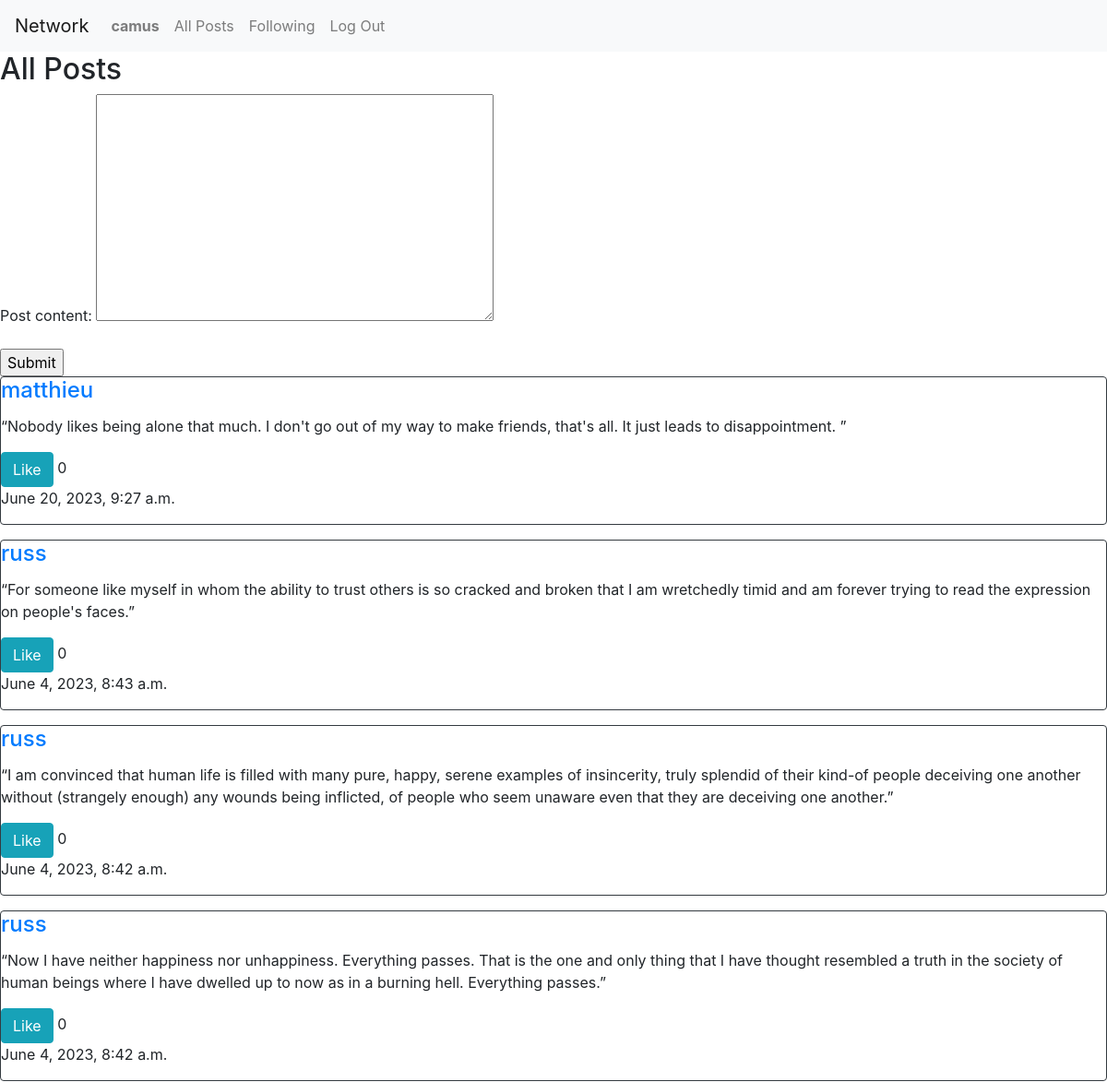
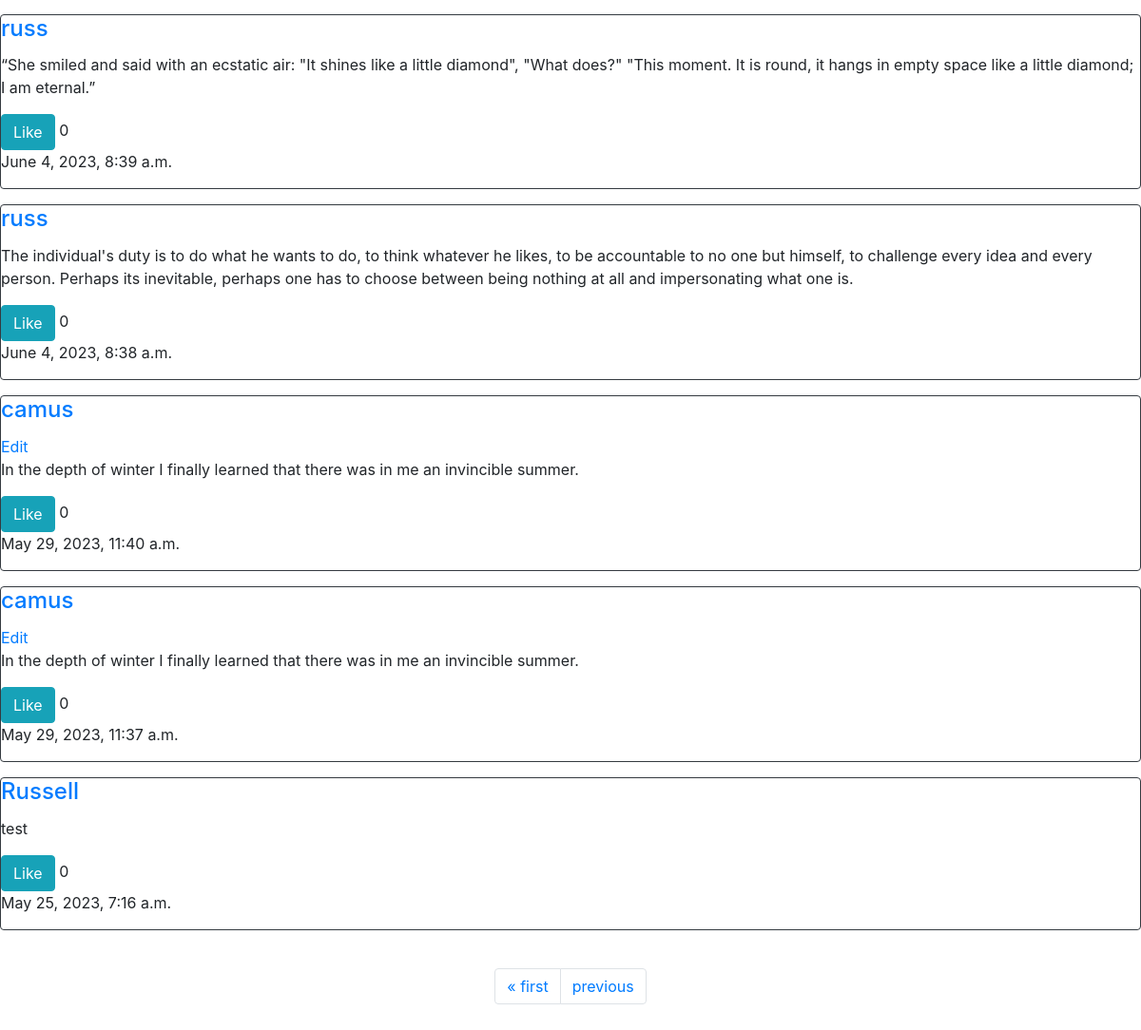
Screenshot of /?page=2 (signed in) with the database file from the repository (2 pictures, top to bottom).
### network/models.py (models this page shows, shortened)
class User(AbstractUser):
    followers = models.ManyToManyField('self', symmetrical=False, related_name='user_followers')
    following = models.ManyToManyField('self', symmetrical=False, related_name='user_following')
    likes =  models.ManyToManyField('Post', related_name='liked_users', blank=True)

class Post(models.Model):
    username = models.ForeignKey(User, on_delete=models.CASCADE)
    post_content = models.TextField()
    timestamp = models.DateTimeField(auto_now_add=True)
    likes = models.ManyToManyField(User, related_name = 'liked_posts', blank=True)

### network/views.py (the view, shortened to what this page needs)
# urls.py: path("", views.index, name="index"),
def index(request):
    naive_datetime = datetime.now()
    aware_datetime = make_aware(naive_datetime)
    if request.user.is_authenticated:
        posts = Post.objects.all().order_by('-timestamp')
        paginator = Paginator(posts, 10)
        page_number = request.GET.get("page")
        page_obj = paginator.get_page(page_number)
        if request.method == "GET":
            return render(request, "network/index.html", {
                "form" : PostForm(),
                "posts" : page_obj
            })
    else:
        return HttpResponseRedirect(reverse("login"))

### network/models.py
class PostForm(ModelForm):
    class Meta:
        model = Post
        fields = ['post_content']

### network/templates/network/index.html (shortened to what this page needs)
{% extends "network/layout.html" %}
{% load static %}
{% block body %}
    <h2>All Posts</h2>
    <form action="{% url 'index' %}" method="post" id="text-area">
        {{ form.as_p }}
        <input type="submit">
    </form>
    {% if posts %}
        {% for post in posts %}
        <div class="card border-dark mb-3" id="post{{post.id}}">
            <h4 class="card-title"><a href="{% url 'profile' username=post.username %}">{{post.username}}</h4></a>
        <form id="edit-form{{post.id}}">
            {% if user.is_authenticated %}
                {% if user == post.username %}
            <a class="card-link" href="" id="edit" data-id="{{post.id}}">Edit</a>
            {% endif %}
                {% endif %}
            <p class="card-text" id="post-content{{post.id}}">{{post.post_content}}</p>
            {% if user not in post.likes.all %}
            <button id="like-btn{{post.id}}" type="button" data-id="{{post.id}}" class="btn btn-info">Like</button>
            {% else %}
            <button id="like-btn{{post.id}}" type="button" data-id="{{post.id}}" class="btn btn-info">Unlike</button>
            {% endif %}
            <span id="likeCount{{post.id}}" data-id="{{post.id}}">{{post.likes|length}}</span>
        </form>
            <p class="card-text">{{post.timestamp}}</p>
        </div>
        {% endfor %}
    {% endif %}
    <div class="container p-4">
        <ul class="pagination justify-content-center">
            {% if posts.has_previous %}
                <li class="page-item"><a class="page-link" href="?page=1">&laquo; first</a></li>
                <li class="page-item"><a class="page-link" href="?page={{ posts.previous_page_number }}">previous</a></li>
            {% endif %}
        </ul>
    </div>
{% endblock %}

### network/templates/network/layout.html (shortened to what this page needs)
{% load static %}
<!DOCTYPE html>
<html lang="en">
    <head>
        <link rel="stylesheet" href="https://stackpath.bootstrapcdn.com/bootstrap/4.4.1/css/bootstrap.min.css">
        <link href="{% static 'network/styles.css' %}" rel="stylesheet">
    </head>
    <body>
        <nav class="navbar navbar-expand-lg navbar-light bg-light">
            <a class="navbar-brand" href="#">Network</a>
            <div>
              <ul class="navbar-nav mr-auto">
                {% if user.is_authenticated %}
                    <li class="nav-item">
                        <a class="nav-link" href="#"><strong>{{ user.username }}</strong></a>
                    </li>
                {% endif %}
                <li class="nav-item">
                  <a class="nav-link" href="{% url 'index' %}">All Posts</a>
                </li>
                {% if user.is_authenticated %}
                    <li class="nav-item">
                        <a class="nav-link" href="{% url 'following' %}">Following</a>
                    </li>
                    <li class="nav-item">
                        <a class="nav-link" href="{% url 'logout' %}">Log Out</a>
                    </li>
                {% endif %}
              </ul>
            </div>
          </nav>
        <div class="body">
            {% block body %}
            {% endblock %}
        </div>
    </body>
</html>

### rows the page displays
User: username "camus"
Post: username "matthieu", post_content "“Nobody likes being alone that much. I don't go out of my way to make friends, that's all. It just leads to disappointment. ”", likes|length "0", timestamp "June 20, 2023, 9:27 a.m."
Post: username "russ", post_content "“For someone like myself in whom the ability to trust others is so cracked and broken that I am wretchedly timid and am forever trying to read the expression on people's faces.”", likes|length "0", timestamp "June 4, 2023, 8:43 a.m."
Post: username "russ", post_content "“I am convinced that human life is filled with many pure, happy, serene examples of insincerity, truly splendid of their kind-of people deceiving one another without (strangely enough) any wounds being inflicted, of people who seem unaware even that they are deceiving one another.”", likes|length "0", timestamp "June 4, 2023, 8:42 a.m."
Post: username "russ", post_content "“Now I have neither happiness nor unhappiness. Everything passes. That is the one and only thing that I have thought resembled a truth in the society of human beings where I have dwelled up to now as in a burning hell. Everything passes.”", likes|length "0", timestamp "June 4, 2023, 8:42 a.m."
Post: username "russ", post_content "“She smiled and said with an ecstatic air: \"It shines like a little diamond\", \"What does?\" \"This moment. It is round, it hangs in empty space like a little diamond; I am eternal.”", likes|length "0", timestamp "June 4, 2023, 8:39 a.m."
Post: username "russ", post_content "The individual's duty is to do what he wants to do, to think whatever he likes, to be accountable to no one but himself, to challenge every idea and every person. Perhaps its inevitable, perhaps one has to choose between being nothing at all and impersonating what one is.", likes|length "0", timestamp "June 4, 2023, 8:38 a.m."
Post: username "camus", post_content "In the depth of winter I finally learned that there was in me an invincible summer.", likes|length "0", timestamp "May 29, 2023, 11:40 a.m."
Post: username "camus", post_content "In the depth of winter I finally learned that there was in me an invincible summer.", likes|length "0", timestamp "May 29, 2023, 11:37 a.m."
Post: username "Russell", post_content "test", likes|length "0", timestamp "May 25, 2023, 7:16 a.m."
